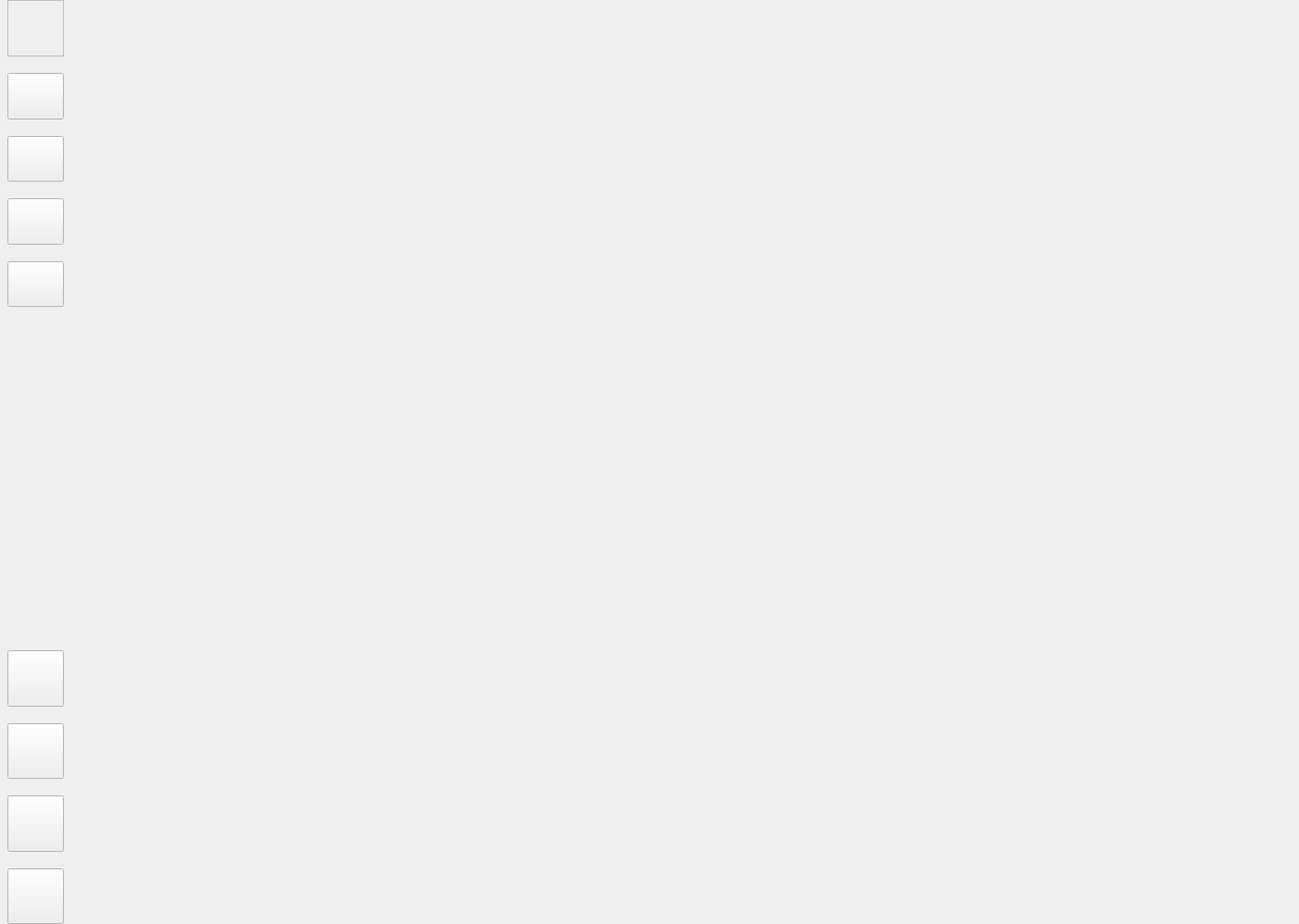
<?xml version="1.0" encoding="UTF-8"?>
<ui version="4.0">
 <class>MainWindow</class>
 <widget class="QMainWindow" name="MainWindow">
  <property name="geometry">
   <rect>
    <x>0</x>
    <y>0</y>
    <width>1566</width>
    <height>1114</height>
   </rect>
  </property>
  <property name="sizePolicy">
   <sizepolicy hsizetype="Preferred" vsizetype="Maximum">
    <horstretch>0</horstretch>
    <verstretch>0</verstretch>
   </sizepolicy>
  </property>
  <property name="windowTitle">
   <string>MainWindow</string>
  </property>
  <widget class="QWidget" name="centralwidget">
   <property name="sizePolicy">
    <sizepolicy hsizetype="Maximum" vsizetype="Maximum">
     <horstretch>0</horstretch>
     <verstretch>0</verstretch>
    </sizepolicy>
   </property>
   <layout class="QHBoxLayout" name="horizontalLayout">
    <property name="spacing">
     <number>0</number>
    </property>
    <property name="leftMargin">
     <number>0</number>
    </property>
    <property name="topMargin">
     <number>0</number>
    </property>
    <property name="rightMargin">
     <number>0</number>
    </property>
    <property name="bottomMargin">
     <number>0</number>
    </property>
    <item>
     <widget class="QWidget" name="left_wid" native="true">
      <property name="sizePolicy">
       <sizepolicy hsizetype="Fixed" vsizetype="Expanding">
        <horstretch>0</horstretch>
        <verstretch>0</verstretch>
       </sizepolicy>
      </property>
      <property name="minimumSize">
       <size>
        <width>86</width>
        <height>0</height>
       </size>
      </property>
      <property name="styleSheet">
       <string notr="true"/>
      </property>
      <layout class="QVBoxLayout" name="verticalLayout_3">
       <property name="spacing">
        <number>0</number>
       </property>
       <property name="leftMargin">
        <number>0</number>
       </property>
       <property name="topMargin">
        <number>0</number>
       </property>
       <property name="rightMargin">
        <number>0</number>
       </property>
       <property name="bottomMargin">
        <number>0</number>
       </property>
       <item>
        <widget class="QWidget" name="widget_4" native="true">
         <property name="sizePolicy">
          <sizepolicy hsizetype="Expanding" vsizetype="Maximum">
           <horstretch>0</horstretch>
           <verstretch>1</verstretch>
          </sizepolicy>
         </property>
         <property name="minimumSize">
          <size>
           <width>50</width>
           <height>370</height>
          </size>
         </property>
         <layout class="QVBoxLayout" name="verticalLayout">
          <property name="spacing">
           <number>0</number>
          </property>
          <property name="leftMargin">
           <number>9</number>
          </property>
          <property name="topMargin">
           <number>0</number>
          </property>
          <property name="rightMargin">
           <number>9</number>
          </property>
          <property name="bottomMargin">
           <number>0</number>
          </property>
          <item>
           <widget class="QFrame" name="frame_2">
            <property name="sizePolicy">
             <sizepolicy hsizetype="Expanding" vsizetype="Expanding">
              <horstretch>0</horstretch>
              <verstretch>1</verstretch>
             </sizepolicy>
            </property>
            <property name="frameShape">
             <enum>QFrame::StyledPanel</enum>
            </property>
            <property name="frameShadow">
             <enum>QFrame::Raised</enum>
            </property>
            <layout class="QGridLayout" name="gridLayout_2">
             <property name="bottomMargin">
              <number>9</number>
             </property>
             <item row="0" column="0">
              <widget class="QLabel" name="label_3">
               <property name="sizePolicy">
                <sizepolicy hsizetype="Expanding" vsizetype="Fixed">
                 <horstretch>0</horstretch>
                 <verstretch>0</verstretch>
                </sizepolicy>
               </property>
               <property name="minimumSize">
                <size>
                 <width>48</width>
                 <height>48</height>
                </size>
               </property>
               <property name="styleSheet">
                <string notr="true">background-image: url(:/icons/拍照.png);</string>
               </property>
               <property name="text">
                <string/>
               </property>
              </widget>
             </item>
            </layout>
           </widget>
          </item>
          <item>
           <spacer name="verticalSpacer_5">
            <property name="orientation">
             <enum>Qt::Vertical</enum>
            </property>
            <property name="sizeType">
             <enum>QSizePolicy::Fixed</enum>
            </property>
            <property name="sizeHint" stdset="0">
             <size>
              <width>20</width>
              <height>20</height>
             </size>
            </property>
           </spacer>
          </item>
          <item>
           <widget class="QToolButton" name="toolButton_3">
            <property name="sizePolicy">
             <sizepolicy hsizetype="Expanding" vsizetype="Expanding">
              <horstretch>0</horstretch>
              <verstretch>1</verstretch>
             </sizepolicy>
            </property>
            <property name="maximumSize">
             <size>
              <width>1666666</width>
              <height>16777215</height>
             </size>
            </property>
            <property name="text">
             <string/>
            </property>
            <property name="icon">
             <iconset resource="../qrc/init.qrc">
              <normaloff>:/icons/档案.png</normaloff>:/icons/档案.png</iconset>
            </property>
            <property name="iconSize">
             <size>
              <width>48</width>
              <height>48</height>
             </size>
            </property>
           </widget>
          </item>
          <item>
           <spacer name="verticalSpacer_2">
            <property name="orientation">
             <enum>Qt::Vertical</enum>
            </property>
            <property name="sizeType">
             <enum>QSizePolicy::Fixed</enum>
            </property>
            <property name="sizeHint" stdset="0">
             <size>
              <width>20</width>
              <height>20</height>
             </size>
            </property>
           </spacer>
          </item>
          <item>
           <widget class="QToolButton" name="toolButton_2">
            <property name="sizePolicy">
             <sizepolicy hsizetype="Expanding" vsizetype="Expanding">
              <horstretch>0</horstretch>
              <verstretch>1</verstretch>
             </sizepolicy>
            </property>
            <property name="text">
             <string/>
            </property>
            <property name="icon">
             <iconset resource="../qrc/init.qrc">
              <normaloff>:/icons/积分.png</normaloff>:/icons/积分.png</iconset>
            </property>
            <property name="iconSize">
             <size>
              <width>48</width>
              <height>48</height>
             </size>
            </property>
           </widget>
          </item>
          <item>
           <spacer name="verticalSpacer_3">
            <property name="orientation">
             <enum>Qt::Vertical</enum>
            </property>
            <property name="sizeType">
             <enum>QSizePolicy::Minimum</enum>
            </property>
            <property name="sizeHint" stdset="0">
             <size>
              <width>20</width>
              <height>20</height>
             </size>
            </property>
           </spacer>
          </item>
          <item>
           <widget class="QToolButton" name="toolButton_4">
            <property name="sizePolicy">
             <sizepolicy hsizetype="Expanding" vsizetype="Expanding">
              <horstretch>0</horstretch>
              <verstretch>1</verstretch>
             </sizepolicy>
            </property>
            <property name="text">
             <string/>
            </property>
            <property name="icon">
             <iconset resource="../qrc/init.qrc">
              <normaloff>:/icons/评论.png</normaloff>:/icons/评论.png</iconset>
            </property>
            <property name="iconSize">
             <size>
              <width>48</width>
              <height>48</height>
             </size>
            </property>
           </widget>
          </item>
          <item>
           <spacer name="verticalSpacer_4">
            <property name="orientation">
             <enum>Qt::Vertical</enum>
            </property>
            <property name="sizeType">
             <enum>QSizePolicy::Minimum</enum>
            </property>
            <property name="sizeHint" stdset="0">
             <size>
              <width>20</width>
              <height>20</height>
             </size>
            </property>
           </spacer>
          </item>
          <item>
           <widget class="QToolButton" name="toolButton_5">
            <property name="sizePolicy">
             <sizepolicy hsizetype="Expanding" vsizetype="Expanding">
              <horstretch>0</horstretch>
              <verstretch>1</verstretch>
             </sizepolicy>
            </property>
            <property name="minimumSize">
             <size>
              <width>40</width>
              <height>0</height>
             </size>
            </property>
            <property name="text">
             <string/>
            </property>
            <property name="icon">
             <iconset resource="../qrc/init.qrc">
              <normaloff>:/icons/钱包.png</normaloff>
              <selectedoff>:/icons/冠军.png</selectedoff>
              <selectedon>:/icons/冠军.png</selectedon>:/icons/钱包.png</iconset>
            </property>
            <property name="iconSize">
             <size>
              <width>48</width>
              <height>48</height>
             </size>
            </property>
           </widget>
          </item>
         </layout>
        </widget>
       </item>
       <item>
        <spacer name="verticalSpacer">
         <property name="orientation">
          <enum>Qt::Vertical</enum>
         </property>
         <property name="sizeType">
          <enum>QSizePolicy::Expanding</enum>
         </property>
         <property name="sizeHint" stdset="0">
          <size>
           <width>20</width>
           <height>20</height>
          </size>
         </property>
        </spacer>
       </item>
       <item>
        <widget class="QWidget" name="widget_5" native="true">
         <property name="sizePolicy">
          <sizepolicy hsizetype="Expanding" vsizetype="Maximum">
           <horstretch>0</horstretch>
           <verstretch>1</verstretch>
          </sizepolicy>
         </property>
         <property name="minimumSize">
          <size>
           <width>50</width>
           <height>330</height>
          </size>
         </property>
         <layout class="QVBoxLayout" name="verticalLayout_2">
          <property name="spacing">
           <number>0</number>
          </property>
          <property name="leftMargin">
           <number>9</number>
          </property>
          <property name="topMargin">
           <number>0</number>
          </property>
          <property name="rightMargin">
           <number>9</number>
          </property>
          <property name="bottomMargin">
           <number>0</number>
          </property>
          <item>
           <widget class="QToolButton" name="toolButton_6">
            <property name="sizePolicy">
             <sizepolicy hsizetype="Expanding" vsizetype="Expanding">
              <horstretch>0</horstretch>
              <verstretch>1</verstretch>
             </sizepolicy>
            </property>
            <property name="styleSheet">
             <string notr="true"/>
            </property>
            <property name="text">
             <string/>
            </property>
            <property name="icon">
             <iconset resource="../qrc/init.qrc">
              <normaloff>:/icons/促销.png</normaloff>:/icons/促销.png</iconset>
            </property>
            <property name="iconSize">
             <size>
              <width>48</width>
              <height>48</height>
             </size>
            </property>
           </widget>
          </item>
          <item>
           <spacer name="verticalSpacer_7">
            <property name="orientation">
             <enum>Qt::Vertical</enum>
            </property>
            <property name="sizeType">
             <enum>QSizePolicy::Fixed</enum>
            </property>
            <property name="sizeHint" stdset="0">
             <size>
              <width>20</width>
              <height>20</height>
             </size>
            </property>
           </spacer>
          </item>
          <item>
           <widget class="QToolButton" name="toolButton_7">
            <property name="sizePolicy">
             <sizepolicy hsizetype="Expanding" vsizetype="Expanding">
              <horstretch>0</horstretch>
              <verstretch>1</verstretch>
             </sizepolicy>
            </property>
            <property name="text">
             <string/>
            </property>
            <property name="icon">
             <iconset resource="../qrc/init.qrc">
              <normaloff>:/icons/冠军.png</normaloff>:/icons/冠军.png</iconset>
            </property>
            <property name="iconSize">
             <size>
              <width>48</width>
              <height>48</height>
             </size>
            </property>
           </widget>
          </item>
          <item>
           <spacer name="verticalSpacer_8">
            <property name="orientation">
             <enum>Qt::Vertical</enum>
            </property>
            <property name="sizeType">
             <enum>QSizePolicy::Minimum</enum>
            </property>
            <property name="sizeHint" stdset="0">
             <size>
              <width>20</width>
              <height>20</height>
             </size>
            </property>
           </spacer>
          </item>
          <item>
           <widget class="QToolButton" name="toolButton_8">
            <property name="sizePolicy">
             <sizepolicy hsizetype="Expanding" vsizetype="Expanding">
              <horstretch>0</horstretch>
              <verstretch>1</verstretch>
             </sizepolicy>
            </property>
            <property name="text">
             <string/>
            </property>
            <property name="icon">
             <iconset theme="accessories-calculator" resource="../qrc/init.qrc">
              <normaloff>:/icons/打卡.png</normaloff>:/icons/打卡.png</iconset>
            </property>
            <property name="iconSize">
             <size>
              <width>48</width>
              <height>48</height>
             </size>
            </property>
           </widget>
          </item>
          <item>
           <spacer name="verticalSpacer_9">
            <property name="orientation">
             <enum>Qt::Vertical</enum>
            </property>
            <property name="sizeType">
             <enum>QSizePolicy::Minimum</enum>
            </property>
            <property name="sizeHint" stdset="0">
             <size>
              <width>20</width>
              <height>20</height>
             </size>
            </property>
           </spacer>
          </item>
          <item>
           <widget class="QToolButton" name="toolButton_9">
            <property name="sizePolicy">
             <sizepolicy hsizetype="Expanding" vsizetype="Expanding">
              <horstretch>0</horstretch>
              <verstretch>1</verstretch>
             </sizepolicy>
            </property>
            <property name="text">
             <string/>
            </property>
            <property name="icon">
             <iconset resource="../qrc/init.qrc">
              <normaloff>:/icons/数据.png</normaloff>:/icons/数据.png</iconset>
            </property>
            <property name="iconSize">
             <size>
              <width>48</width>
              <height>48</height>
             </size>
            </property>
           </widget>
          </item>
         </layout>
        </widget>
       </item>
      </layout>
     </widget>
    </item>
    <item>
     <widget class="QWidget" name="main_wid" native="true">
      <property name="sizePolicy">
       <sizepolicy hsizetype="Expanding" vsizetype="Preferred">
        <horstretch>0</horstretch>
        <verstretch>0</verstretch>
       </sizepolicy>
      </property>
      <property name="minimumSize">
       <size>
        <width>600</width>
        <height>0</height>
       </size>
      </property>
      <property name="maximumSize">
       <size>
        <width>1777777</width>
        <height>16777215</height>
       </size>
      </property>
      <property name="styleSheet">
       <string notr="true"/>
      </property>
     </widget>
    </item>
   </layout>
  </widget>
 </widget>
 <resources>
  <include location="../qrc/init.qrc"/>
 </resources>
 <connections/>
</ui>
